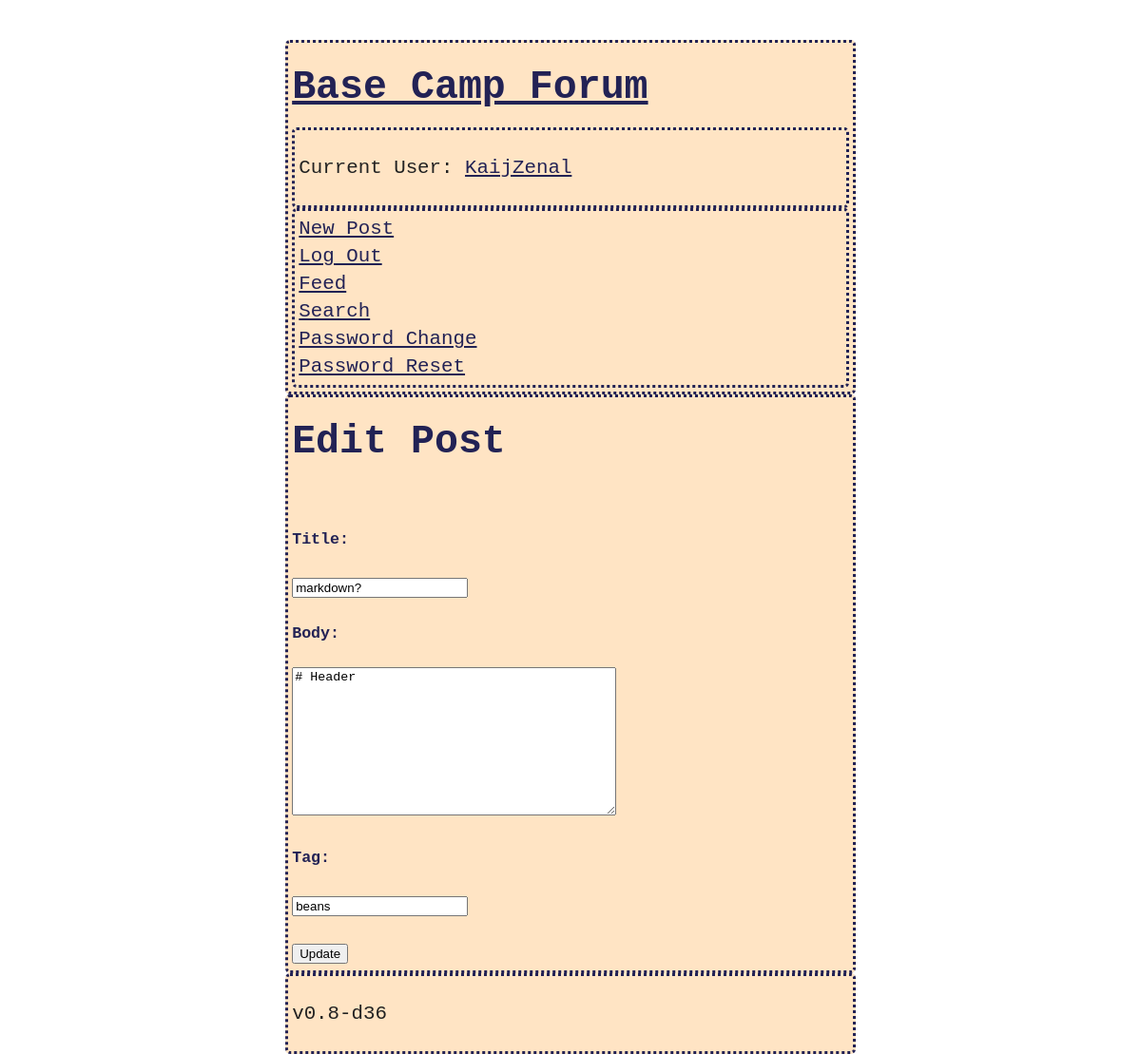
Before: /post/14/edit/ (signed in) with the older database file.
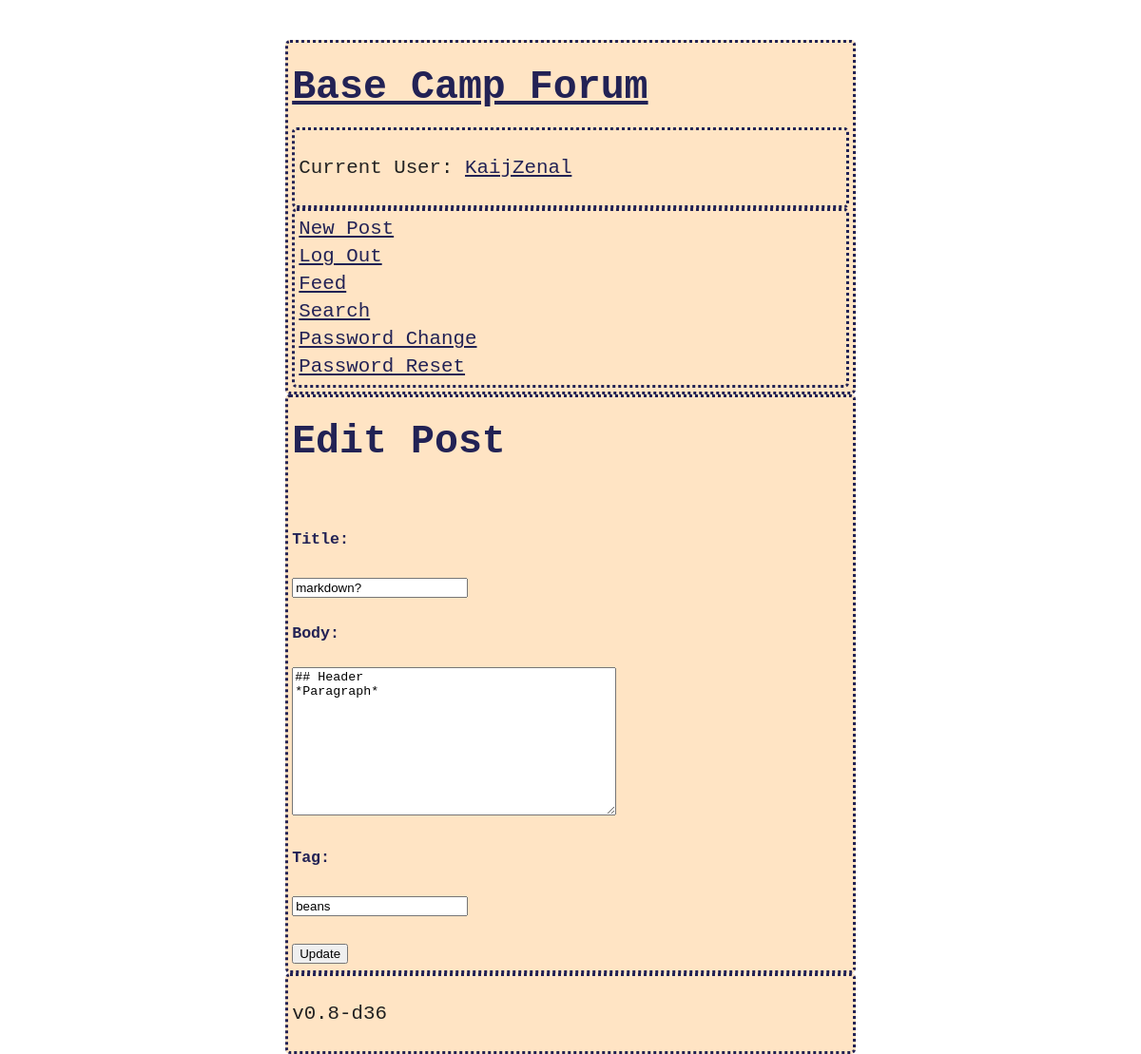
After: the same page with the newer database file.
### accounts/models.py (models this page shows, shortened)
class CustomUser(AbstractUser):
    age = models.PositiveIntegerField(null=True, blank=True)
    bio = models.TextField(max_length=250, default="No bio entered")
    profile_picture_link = models.TextField(
        max_length=250,
        default="https://upload.wikimedia.org/wikipedia/en/1/1b/NPC_wojak_meme.png",
    )
    followers = models.ManyToManyField(
        "self", blank=True, symmetrical=False, related_name="leaders"
    )

### blog/models.py (models this page shows, shortened)
class Post(models.Model):
    title = models.CharField(max_length=200)
    author = models.ForeignKey(
        get_user_model(),
        on_delete=models.CASCADE,
    )
    body = models.TextField()
    created = models.DateTimeField(null=True)
    tag = models.CharField(max_length=20, null=True)

### blog/views.py (the view)
# urls.py: path("post/<int:pk>/edit/", BlogUpdateView.as_view(), name="post_edit"),
class BlogUpdateView(LoginRequiredMixin, UserPassesTestMixin, UpdateView):
    model = Post
    template_name = "post_edit.html"
    fields = ["title", "body", "tag"]
    def test_func(self):
        return self.get_object().author.id == self.request.user.id

### templates/post_edit.html (shortened to what this page needs)
{% extends 'base.html' %} {% block content %}
<div class="post-entry">
  <h1>Edit Post</h1>
  <form action="" method="post">
    <br />
    {% if user.username == post.author.username and user.is_authenticated %}
    <h3>Title:</h3>
    <p>{{ form.title }} {{ form.title.errors }}</p>
    <h3>Body:</h3>
    <p>{{ form.body }} {{ form.body.errors }}</p>
    <h3>Tag:</h3>
    <p>{{ form.tag }} {{ form.tag.errors }}</p>
    <input class="buttonclass" type="submit" value="Update" />
    {% else %}
    <p>You are not logged in, or you do not own this post</p>
    {% endif %}
  </form>
</div>
{% endblock content %}

### templates/base.html (shortened to what this page needs)
<!DOCTYPE html>
{% load static %}
<html lang="en">
  <head>
    <link rel="stylesheet" href="{% static 'css/base.css' %}" />
  </head>
  <body>
    <div>
      <header class="post-entry">
        <div>
          <h1>
            <a href="{% url 'home' %}?sortby=new">Base Camp Forum</a>
          </h1>
        </div>
        {% if user.is_authenticated %}
        <div class="post-entry">
          <p>
            Current User:
            <a href="{% url 'user_profile' user.username %}"
              >{{ user.username }}</a
            >
          </p>
        </div>
        <div class="post-entry">
          <a href="{% url 'post_new' %}">New Post</a>
          <br />
          <a href="{% url 'logout' %}">Log Out</a>
          <br />
          <a href="{% url 'following' %}">Feed</a>
          <br />
          <a href="{% url 'search' %}?q=">Search</a>
          <br />
          <a href="{% url 'password_change' %}?">Password Change</a>
          <br />
          <a href="{% url 'password_reset' %}?">Password Reset</a>
        </div>
        {% endif %}
      </header>
      {% block content %} {% endblock content %}
      <div class="post-entry"><p>v0.8-d36</p></div>
    </div>
  </body>
</html>

### static/css/base.css (style rules this page uses)
@media only screen and (min-width: 901px) { body { background-color: white; max-width: 50%; margin: 0 auto; padding-top: 2em; font-family: monospace; font-size: 1.6em; line-height: 1.4em; } }
p { color: #222; }
header, h1, h2, h3, a { color: #225; }
a { background: bisque; }
h1 { font-size: 2em; }
h3 { font-size: 0.8em; }
.post-entry { border-color: #225; border-style: dotted; border-radius: 5px; padding: 0.2em; background: bisque; }

### templates/base.html (style rules this page uses)
body { background-image: url("https://i.pinimg.com/originals/09/7e/0c/097e0c433638da0406899722cdaff9d0.png"); background-repeat: no-repeat; background-attachment: fixed; background-size: cover; }

Changed rows visible on the page:
changed Post "markdown?": body "# Header" → "## Header *Paragraph*"
